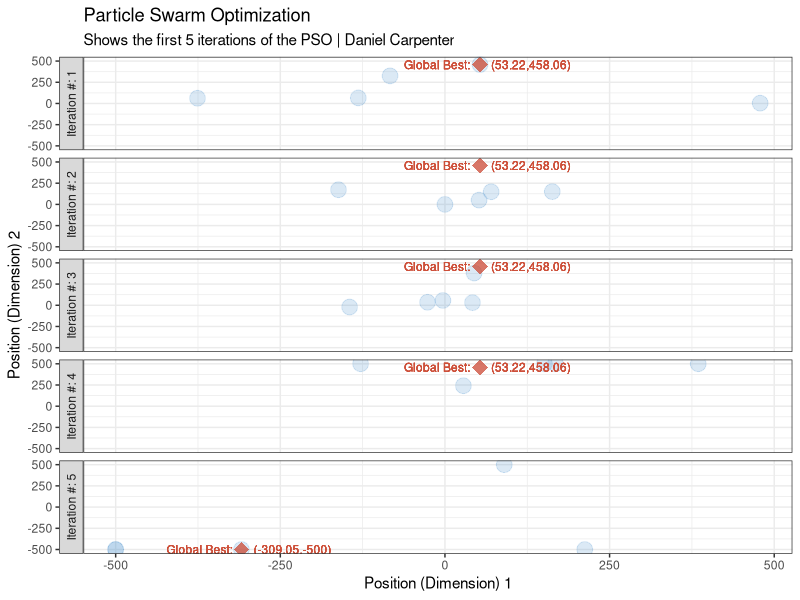

Here is the R script that generated this plot:
## ---- chunk 1
knitr::opts_chunk$set(
	echo = TRUE,
	include = TRUE,
	message = FALSE,
	warning = FALSE,
	tidy.opts=list(width.cutoff=60), 
	tidy  = TRUE, 
	cache = TRUE
)
## ---- chunk 2
library(tidyverse) 
library(ggplot2)
library(readr)     # Read CSV
library(knitr)     # table printing


# Pull in the data from the swarm optimization (written in main loop)
swarmData <- read_csv('output.csv')


# Table holding the 5 iterations for the 5 particles
# Position and Velocity 1 & 2, as well indicator of global best
swarmDataTable <- swarmData %>%
  mutate(isGlobalBest = if_else(position1 == globalBest1 & 
                                  position2 == globalBest2, 
                                'New Global Best!', '') 
  ) %>%
  
  select(particle, iteration, starts_with('pos'), starts_with('vel'),
         isGlobalBest)

# Print the table
kable(swarmDataTable)
## ---- chunk 3
require(ggplot2)

# Plot the first 5 iterations with each particle's position
iterPlot <- swarmData %>%
  ggplot() +

  # Points for the Swarm
  geom_point(aes(x = swarmData$position1,
             y = swarmData$position2),
             alpha = 0.2, color = 'steelblue3', size  = 5) +

  # # Red Point for the global best
  geom_point(aes(x = swarmData$globalBest1,
                 y = swarmData$globalBest2),
             alpha = 0.25,
             color = 'tomato3', size  = 5, shape = 18) +

  # # Label for the global best
  geom_text(label = paste0('     Global Best:       (',
                           round(swarmData$globalBest1, 2), ',',
                           round(swarmData$globalBest2, 2),')'),
            aes(x = swarmData$globalBest1,
                y = swarmData$globalBest2),
            color = 'tomato3',
            # alpha = 0.9,
            size = 3) +

  # Facet by Iteration
  facet_grid(rows = vars(paste0('Iteration #: ', iteration)),
             switch = 'y') +
  labs(title = 'Particle Swarm Optimization',
       subtitle = paste0('Shows the first ', max(swarmData$iteration),
                         ' iterations of the PSO | Daniel Carpenter'),
       x = 'Position (Dimension) 1',
       y = 'Position (Dimension) 2') +

  theme_bw() # a theme

print(iterPlot)
